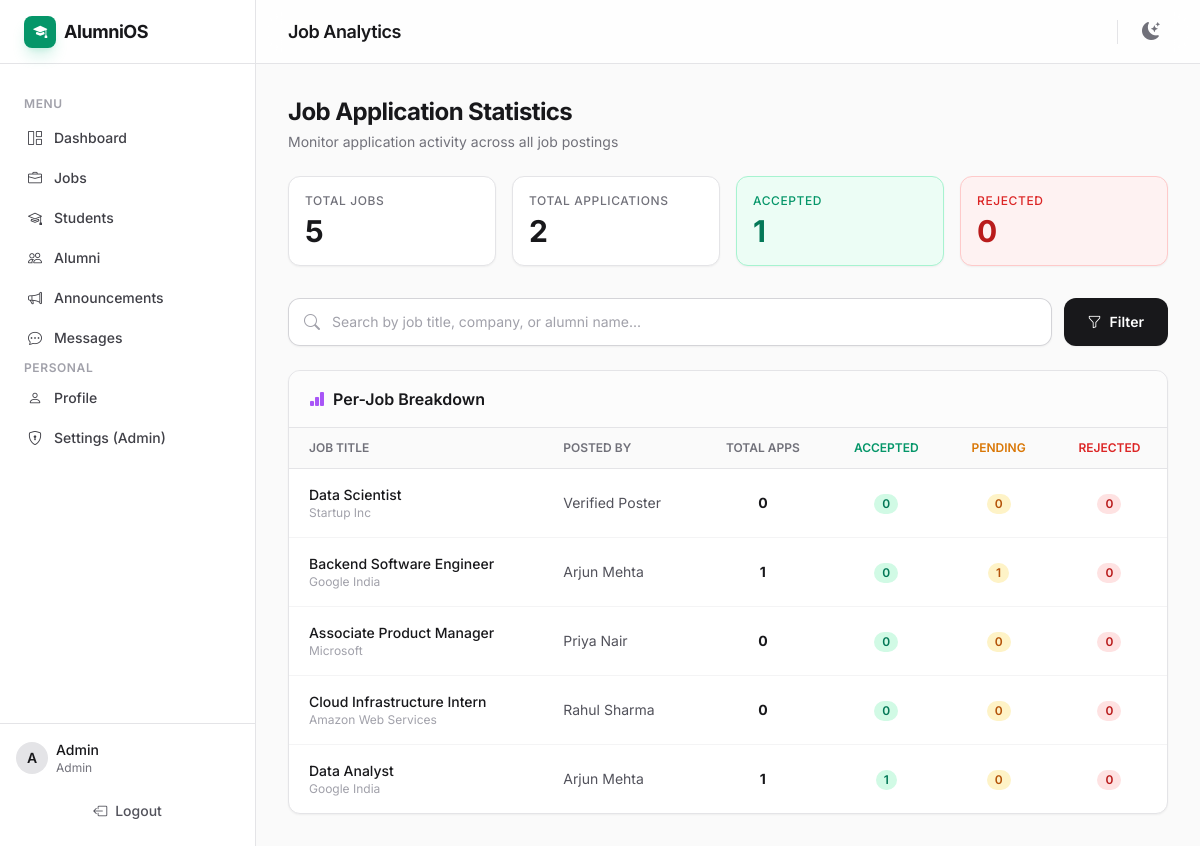
/admin/job-stats (signed in), run on the app's committed database.
### app.py (models this page shows)
class User(db.Model, UserMixin):
    id = db.Column(db.Integer, primary_key=True)
    role = db.Column(db.String(20), nullable=False, index=True)
    full_name = db.Column(db.String(120), nullable=False)
    email = db.Column(db.String(120), unique=True, nullable=False, index=True)
    password_hash = db.Column(db.String(255), nullable=False)
    batch = db.Column(db.String(20), default="")
    department = db.Column(db.String(80), default="")
    company = db.Column(db.String(120), default="")
    job_role = db.Column(db.String(120), default="")
    location = db.Column(db.String(120), default="")
    linkedin = db.Column(db.String(200), default="")
    bio = db.Column(db.Text, default="")
    skills = db.Column(db.String(500), default="")  # Comma-separated skills
    roll_number = db.Column(db.String(100), unique=True, nullable=True)
    joined_year = db.Column(db.String(10), default="")
    graduation_duration = db.Column(db.String(20), default="")
    resume_filename = db.Column(db.String(255), default="")
    resume_embedding = db.Column(db.PickleType, nullable=True)
    resume_ml_status = db.Column(db.String(20), default="none")  # none, processing, completed, failed
    is_verified = db.Column(db.Boolean, default=False)
    verification_status = db.Column(db.String(20), default="pending")  # pending, approved, rejected
    verified_by_id = db.Column(db.Integer, db.ForeignKey("user.id"), nullable=True)
    verified_at = db.Column(db.DateTime, nullable=True)
    created_at = db.Column(db.DateTime, default=datetime.utcnow)
    failed_login_attempts = db.Column(db.Integer, default=0)
    account_locked_until = db.Column(db.DateTime, nullable=True)

class Job(db.Model):
    id = db.Column(db.Integer, primary_key=True)
    title = db.Column(db.String(160), nullable=False)
    company = db.Column(db.String(160), nullable=False)
    location = db.Column(db.String(160), default="")
    job_type = db.Column(db.String(80), default="Full-time")
    description = db.Column(db.Text, nullable=False)
    apply_link = db.Column(db.String(255), default="")
    min_salary = db.Column(db.Integer, nullable=False, default=0)
    max_salary = db.Column(db.Integer, nullable=False, default=0)
    required_experience = db.Column(db.String(50), nullable=False, default="")
    required_skills = db.Column(db.String(255), nullable=False, default="")
    posted_by_id = db.Column(db.Integer, db.ForeignKey("user.id"), nullable=False)
    posted_by = db.relationship("User", backref="jobs")
    is_approved = db.Column(db.Boolean, default=True)
    description_embedding = db.Column(db.PickleType, nullable=True)
    ml_status = db.Column(db.String(20), default="none")  # none, processing, completed, failed
    created_at = db.Column(db.DateTime, default=datetime.utcnow)

### app.py (the view, shortened to what this page needs)
    @app.route("/admin/job-stats")
    @login_required
    @role_required(ROLE_ADMIN)
    def admin_job_stats():
        q = request.args.get("q", "").strip()
        jobs_query = Job.query.order_by(Job.created_at.desc())
        stats = []
        for j in jobs_query.all():
            apps = j.applications
            stats.append({
                'job': j,
                'total': len(apps),
                'accepted': sum(1 for a in apps if a.status == 'Accepted'),
                'pending': sum(1 for a in apps if a.status in ['Pending', 'Under Review']),
                'rejected': sum(1 for a in apps if a.status == 'Rejected')
            })
        return render_template("job_stats.html", stats=stats, q=q)

### templates/job_stats.html (shortened to what this page needs)
{% extends "base.html" %}
{% block header_title %}Job Analytics{% endblock %}
{% block content %}
<div class="flex items-center justify-between mb-6">
  <div>
    <h2 class="text-2xl font-bold tracking-tight text-zinc-900 dark:text-zinc-100">Job Application Statistics</h2>
    <p class="text-sm text-zinc-500 dark:text-zinc-400 mt-1">Monitor application activity across all job postings</p>
  </div>
</div>
{% set total_jobs = stats|length %}
{% set total_apps = stats|sum(attribute='total') %}
{% set total_accepted = stats|sum(attribute='accepted') %}
{% set total_pending = stats|sum(attribute='pending') %}
{% set total_rejected = stats|sum(attribute='rejected') %}
<div class="grid grid-cols-2 md:grid-cols-4 gap-4 mb-8">
  <div class="bg-white dark:bg-zinc-900 border border-zinc-200 dark:border-zinc-800 rounded-xl p-4 shadow-sm">
    <p class="text-xs text-zinc-500 dark:text-zinc-400 font-medium uppercase tracking-wider">Total Jobs</p>
    <p class="text-3xl font-bold text-zinc-900 dark:text-zinc-100 mt-1">{{ total_jobs }}</p>
  </div>
  <div class="bg-white dark:bg-zinc-900 border border-zinc-200 dark:border-zinc-800 rounded-xl p-4 shadow-sm">
    <p class="text-xs text-zinc-500 dark:text-zinc-400 font-medium uppercase tracking-wider">Total Applications</p>
    <p class="text-3xl font-bold text-zinc-900 dark:text-zinc-100 mt-1">{{ total_apps }}</p>
  </div>
  <div class="bg-emerald-50 dark:bg-emerald-900/20 border border-emerald-200 dark:border-emerald-800/40 rounded-xl p-4 shadow-sm">
    <p class="text-xs text-emerald-600 dark:text-emerald-400 font-medium uppercase tracking-wider">Accepted</p>
    <p class="text-3xl font-bold text-emerald-700 dark:text-emerald-300 mt-1">{{ total_accepted }}</p>
  </div>
  <div class="bg-red-50 dark:bg-red-900/20 border border-red-200 dark:border-red-800/40 rounded-xl p-4 shadow-sm">
    <p class="text-xs text-red-600 dark:text-red-400 font-medium uppercase tracking-wider">Rejected</p>
    <p class="text-3xl font-bold text-red-700 dark:text-red-300 mt-1">{{ total_rejected }}</p>
  </div>
</div>
<form class="flex flex-col sm:flex-row gap-3 mb-6" method="GET" action="{{ url_for('admin_job_stats') }}">
  <div class="flex-1 relative">
    <div class="pointer-events-none absolute inset-y-0 left-0 flex items-center pl-4">
    </div>
    <input type="text"
           class="block w-full rounded-xl border-0 py-3 pl-11 pr-4 text-zinc-900 bg-white ring-1 ring-inset ring-zinc-300 placeholder:text-zinc-400 focus:ring-2 focus:ring-inset focus:ring-primary-600 dark:bg-zinc-900 dark:text-zinc-100 dark:ring-zinc-800 dark:placeholder:text-zinc-500 sm:text-sm sm:leading-6 shadow-sm transition-shadow"
           name="q"
           value="{{ q }}"
           placeholder="Search by job title, company, or alumni name...">
  </div>
  <button type="submit" class="inline-flex items-center justify-center rounded-xl bg-zinc-900 px-6 py-3 text-sm font-semibold text-white shadow-sm hover:bg-zinc-800 dark:bg-white dark:text-zinc-900 dark:hover:bg-zinc-100 transition-colors whitespace-nowrap">
    <i class="bi bi-funnel mr-2"></i> Filter
  </button>
</form>
<div class="bg-white dark:bg-zinc-900 border border-zinc-200 dark:border-zinc-800 rounded-xl shadow-sm overflow-hidden">
  <div class="px-5 py-4 border-b border-zinc-200 dark:border-zinc-800 bg-zinc-50/50 dark:bg-zinc-900/50 flex items-center gap-2">
    <i class="bi bi-bar-chart-fill text-purple-500"></i>
    <h3 class="font-semibold text-zinc-900 dark:text-zinc-100">Per-Job Breakdown</h3>
  </div>
  <div class="overflow-x-auto">
    {% if stats %}
    <table class="w-full text-left text-sm text-zinc-600 dark:text-zinc-400">
      <thead class="bg-zinc-50 dark:bg-zinc-800/50 text-xs uppercase text-zinc-500 dark:text-zinc-400 border-b border-zinc-200 dark:border-zinc-800">
        <tr>
          <th scope="col" class="px-5 py-3 font-semibold">Job Title</th>
          <th scope="col" class="px-5 py-3 font-semibold">Posted By</th>
          <th scope="col" class="px-5 py-3 font-semibold text-center">Total Apps</th>
          <th scope="col" class="px-5 py-3 font-semibold text-center text-emerald-600 dark:text-emerald-400">Accepted</th>
          <th scope="col" class="px-5 py-3 font-semibold text-center text-amber-600 dark:text-amber-400">Pending</th>
          <th scope="col" class="px-5 py-3 font-semibold text-center text-red-600 dark:text-red-400">Rejected</th>
        </tr>
      </thead>
      <tbody class="divide-y divide-zinc-100 dark:divide-zinc-800/50">
        {% for stat in stats %}
        <tr class="hover:bg-zinc-50/50 dark:hover:bg-zinc-800/20 transition-colors">
          <td class="px-5 py-4 font-medium text-zinc-900 dark:text-zinc-100">
            <a href="{{ url_for('job_view', job_id=stat.job.id) }}" class="hover:text-primary-600 dark:hover:text-primary-400 transition-colors">
              {{ stat.job.title }}
            </a>
            <span class="text-xs text-zinc-400 font-normal block">{{ stat.job.company }}</span>
          </td>
          <td class="px-5 py-4">{{ stat.job.posted_by.full_name }}</td>
          <td class="px-5 py-4 text-center font-bold text-zinc-900 dark:text-zinc-100">{{ stat.total }}</td>
          <td class="px-5 py-4 text-center">
            <span class="inline-block px-2 py-0.5 rounded-full text-xs font-semibold bg-emerald-100 dark:bg-emerald-500/20 text-emerald-700 dark:text-emerald-400">{{ stat.accepted }}</span>
          </td>
          <td class="px-5 py-4 text-center">
            <span class="inline-block px-2 py-0.5 rounded-full text-xs font-semibold bg-amber-100 dark:bg-amber-500/20 text-amber-700 dark:text-amber-400">{{ stat.pending }}</span>
          </td>
          <td class="px-5 py-4 text-center">
            <span class="inline-block px-2 py-0.5 rounded-full text-xs font-semibold bg-red-100 dark:bg-red-500/20 text-red-700 dark:text-red-400">{{ stat.rejected }}</span>
          </td>
        </tr>
        {% endfor %}
      </tbody>
    </table>
    {% endif %}
  </div>
</div>
{% endblock %}

### templates/base.html (shortened to what this page needs)
<!DOCTYPE html>
<html lang="en" class="antialiased">
<head>
    <link rel="stylesheet" href="https://cdn.jsdelivr.net/npm/bootstrap-icons@1.11.3/font/bootstrap-icons.min.css">
    <script src="https://cdn.tailwindcss.com"></script>
    <link rel="stylesheet" href="{{ url_for('static', filename='css/style.css') }}">
</head>
<body class="bg-zinc-50 text-zinc-900 dark:bg-zinc-950 dark:text-zinc-100 flex h-screen overflow-hidden selection:bg-primary-500/30">
    {% if current_user.is_authenticated %}
    <aside class="w-64 flex-shrink-0 border-r border-zinc-200 dark:border-zinc-800 bg-white dark:bg-zinc-900 flex flex-col transition-colors duration-200 hidden md:flex">
        <div class="h-16 flex items-center px-6 border-b border-zinc-200 dark:border-zinc-800">
            <a href="{{ url_for('index') }}" class="flex items-center gap-2 font-bold text-lg tracking-tight hover:opacity-80 transition-opacity">
                <span class="w-8 h-8 rounded-lg bg-primary-600 text-white flex items-center justify-center shadow-primary-500/20 shadow-lg">
                    <i class="bi bi-mortarboard-fill text-sm"></i>
                </span>
                <span>AlumniOS</span>
            </a>
        </div>
        <nav class="flex-1 overflow-y-auto p-4 space-y-1">
            {% if current_user.is_authenticated %}
                <div class="text-xs font-semibold text-zinc-400 dark:text-zinc-500 uppercase tracking-wider mb-2 mt-4 px-2">Menu</div>
                <a href="{{ url_for('dashboard') }}" class="flex items-center gap-3 px-3 py-2 rounded-lg text-sm font-medium transition-colors hover:bg-zinc-100 dark:hover:bg-zinc-800/50 text-zinc-700 dark:text-zinc-300 ">
                    <i class="bi bi-grid-1x2"></i> Dashboard
                </a>
                <a href="{{ url_for('jobs') }}" class="flex items-center gap-3 px-3 py-2 rounded-lg text-sm font-medium transition-colors hover:bg-zinc-100 dark:hover:bg-zinc-800/50 text-zinc-700 dark:text-zinc-300 ">
                    <i class="bi bi-briefcase"></i> Jobs
                </a>
                {% if current_user.role in ["alumni", "admin"] %}
                <a href="{{ url_for('students_directory') }}" class="flex items-center gap-3 px-3 py-2 rounded-lg text-sm font-medium transition-colors hover:bg-zinc-100 dark:hover:bg-zinc-800/50 text-zinc-700 dark:text-zinc-300 ">
                    <i class="bi bi-mortarboard"></i> Students
                </a>
                {% endif %}
                <a href="{{ url_for('alumni_directory') }}" class="flex items-center gap-3 px-3 py-2 rounded-lg text-sm font-medium transition-colors hover:bg-zinc-100 dark:hover:bg-zinc-800/50 text-zinc-700 dark:text-zinc-300 ">
                    <i class="bi bi-people"></i> Alumni
                </a>
                <a href="{{ url_for('announcements') }}" class="flex items-center gap-3 px-3 py-2 rounded-lg text-sm font-medium transition-colors hover:bg-zinc-100 dark:hover:bg-zinc-800/50 text-zinc-700 dark:text-zinc-300 ">
                    <i class="bi bi-megaphone"></i> Announcements
                </a>
                <a href="{{ url_for('messages') }}" class="flex items-center gap-3 px-3 py-2 rounded-lg text-sm font-medium transition-colors hover:bg-zinc-100 dark:hover:bg-zinc-800/50 text-zinc-700 dark:text-zinc-300 ">
                    <i class="bi bi-chat-dots"></i> Messages
                </a>
                <div class="text-xs font-semibold text-zinc-400 dark:text-zinc-500 uppercase tracking-wider mb-2 mt-6 px-2">Personal</div>
                <a href="{{ url_for('profile') }}" class="flex items-center gap-3 px-3 py-2 rounded-lg text-sm font-medium transition-colors hover:bg-zinc-100 dark:hover:bg-zinc-800/50 text-zinc-700 dark:text-zinc-300 ">
                    <i class="bi bi-person"></i> Profile
                </a>
                {% if current_user.role == "admin" %}
                <a href="{{ url_for('admin') }}" class="flex items-center gap-3 px-3 py-2 rounded-lg text-sm font-medium transition-colors hover:bg-zinc-100 dark:hover:bg-zinc-800/50 text-zinc-700 dark:text-zinc-300 ">
                    <i class="bi bi-shield-lock"></i> Settings (Admin)
                </a>
                {% endif %}
            {% else %}
                <a href="{{ url_for('choose_login') }}" class="flex items-center gap-3 px-3 py-2 rounded-lg text-sm font-medium transition-colors bg-primary-600 hover:bg-primary-700 text-white shadow-sm mt-4">
                    <i class="bi bi-box-arrow-in-right"></i> Login to Portal
                </a>
            {% endif %}
        </nav>
        {% if current_user.is_authenticated %}
        <div class="p-4 border-t border-zinc-200 dark:border-zinc-800">
            <div class="flex items-center justify-between mb-4">
                <div class="flex items-center gap-2 overflow-hidden">
                    <div class="w-8 h-8 rounded-full bg-zinc-200 dark:bg-zinc-700 flex items-center justify-center text-sm font-semibold flex-shrink-0">
                        {{ current_user.full_name[0]|upper }}
                    </div>
                    <div class="truncate">
                        <div class="text-sm font-medium truncate">{{ current_user.full_name }}</div>
                        <div class="text-xs text-zinc-500 dark:text-zinc-400 truncate capitalize">{{ current_user.role }}</div>
                    </div>
                </div>
            </div>
            <a href="{{ url_for('logout') }}" class="w-full flex items-center justify-center gap-2 px-3 py-2 rounded-lg text-sm font-medium text-zinc-600 dark:text-zinc-400 hover:text-red-600 dark:hover:text-red-400 hover:bg-red-50 dark:hover:bg-red-950/30 transition-colors border border-transparent hover:border-red-100 dark:hover:border-red-900/50">
                <i class="bi bi-box-arrow-left"></i> Logout
            </a>
        </div>
        {% endif %}
    </aside>
    {% endif %}
    <div class="flex-1 flex flex-col min-w-0 transition-colors duration-200">
        <header class="h-16 flex-shrink-0 bg-white/80 dark:bg-zinc-900/80 backdrop-blur-md border-b border-zinc-200 dark:border-zinc-800 flex items-center justify-between px-4 sm:px-6 lg:px-8 z-10">
            <div class="flex items-center gap-4">
                <h1 class="text-lg font-semibold tracking-tight">{% block header_title %}Overview{% endblock %}</h1>
            </div>
            <div class="flex items-center gap-3">
                <button id="theme-toggle" class="p-2 text-zinc-500 dark:text-zinc-400 hover:bg-zinc-100 dark:hover:bg-zinc-800 rounded-lg transition-colors focus:outline-none focus:ring-2 focus:ring-primary-500/50" aria-label="Toggle Dark Mode">
                    <i id="theme-toggle-dark-icon" class="bi bi-moon-stars-fill hidden text-lg"></i>
                </button>
            </div>
        </header>
        <main class="flex-1 overflow-y-auto p-4 sm:p-6 lg:p-8">
            <div class="max-w-7xl mx-auto">
                {% block content %}{% endblock %}
            </div>
        </main>
    </div>
</body>
</html>

### data on the page
User: full_name "A", full_name "Admin", role "Admin"
Job: job "Data Scientist", job.company "Startup Inc"
User: job.posted_by.full_name "Verified Poster"
Job: job "Backend Software Engineer", job.company "Google India"
User: job.posted_by.full_name "Arjun Mehta" "Arjun Mehta"
Job: job "Associate Product Manager", job.company "Microsoft"
User: job.posted_by.full_name "Priya Nair"
Job: job "Cloud Infrastructure Intern", job.company "Amazon Web Services"
User: job.posted_by.full_name "Rahul Sharma"
Job: job "Data Analyst", job.company "Google India"

### other printed values
{{ total_jobs }} "5"
{{ total_apps }} "2"
{{ total_accepted }} "1"
{{ total_rejected }} "0"
{{ stat.total }} "0" "1" "0" "0" "1"
{{ stat.accepted }} "0" "0" "0" "0" "1"
{{ stat.pending }} "0" "1" "0" "0" "0"
{{ stat.rejected }} "0" "0" "0" "0" "0"
